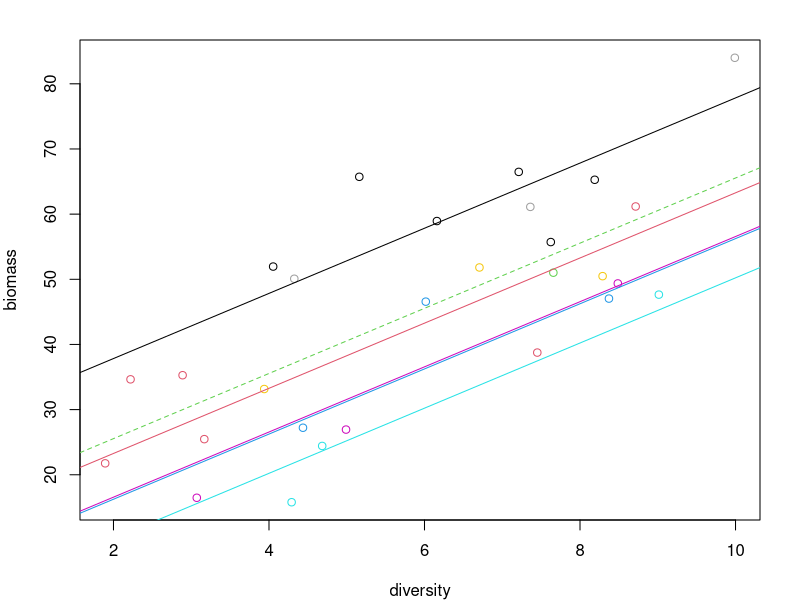

Source code (R):
# make data for example analysis 1
set.seed(231107)
n_blocks = 10

intercepts = rnorm(n_blocks, 14, 7)
slopes = 5
error = 5
bdat = data.frame(plot = 1:3,
                  block = rep(1:n_blocks, each = 3),
                  diversity = runif(n_blocks*3, 1, 10),
                  biomass = NA)
bdat$biomass=intercepts[bdat$block] + slopes*bdat$diversity + rnorm(nrow(bdat), 0, error)
bdat=bdat[bdat$block!=3 | bdat$plot==bdat$block,]

write.csv(bdat, "dataset_2.csv", row.names = FALSE)

# plot
par(mar=c(4,4,2,2))
plot(biomass~diversity, col = block, data = bdat)
for(i in 1:6) {
  if(i==3) {
    abline(intercepts[i], slopes, col = i, lty=2)
  } else {
    abline(intercepts[i], slopes, col = i)
  }
}


# analyse
require(nlme)
mod = lme(biomass~diversity, random = ~1|block, data = bdat)
summary(mod)

fixef(mod)
ranef(mod)

VarCorr(mod)
